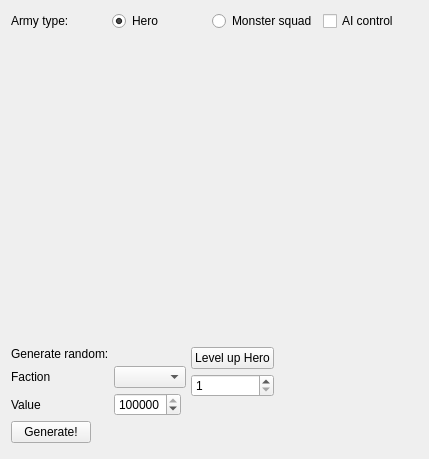
<?xml version="1.0" encoding="UTF-8"?>
<ui version="4.0">
 <class>ArmyConfigWidget</class>
 <widget class="QWidget" name="ArmyConfigWidget">
  <property name="geometry">
   <rect>
    <x>0</x>
    <y>0</y>
    <width>429</width>
    <height>459</height>
   </rect>
  </property>
  <property name="windowTitle">
   <string>Form</string>
  </property>
  <layout class="QVBoxLayout" name="verticalLayout" stretch="0,1,0">
   <item>
    <layout class="QHBoxLayout" name="horLayout_1">
     <item>
      <widget class="QLabel" name="label_2">
       <property name="text">
        <string>Army type:</string>
       </property>
      </widget>
     </item>
     <item>
      <widget class="QRadioButton" name="radioButtonHero">
       <property name="text">
        <string>Hero</string>
       </property>
       <property name="checked">
        <bool>true</bool>
       </property>
      </widget>
     </item>
     <item>
      <widget class="QRadioButton" name="radioButtonSquad">
       <property name="text">
        <string>Monster squad</string>
       </property>
      </widget>
     </item>
     <item>
      <widget class="QCheckBox" name="checkBoxAIControl">
       <property name="text">
        <string>AI control</string>
       </property>
      </widget>
     </item>
    </layout>
   </item>
   <item>
    <widget class="QStackedWidget" name="stackedWidget">
     <widget class="FreeHeroes::Gui::HeroWithArmyConfigWidget" name="heroWithArmyConfigWidget"/>
     <widget class="FreeHeroes::Gui::MonsterSquadConfigWidget" name="monsterSquadConfigWidget"/>
    </widget>
   </item>
   <item>
    <layout class="QHBoxLayout" name="horizontalLayout_2">
     <property name="spacing">
      <number>5</number>
     </property>
     <property name="rightMargin">
      <number>0</number>
     </property>
     <property name="bottomMargin">
      <number>0</number>
     </property>
     <item>
      <layout class="QFormLayout" name="formLayout">
       <property name="fieldGrowthPolicy">
        <enum>QFormLayout::FieldsStayAtSizeHint</enum>
       </property>
       <property name="bottomMargin">
        <number>0</number>
       </property>
       <item row="1" column="0">
        <widget class="QLabel" name="label">
         <property name="text">
          <string>Faction</string>
         </property>
        </widget>
       </item>
       <item row="1" column="1">
        <widget class="QComboBox" name="comboBoxFactionSelect"/>
       </item>
       <item row="2" column="0">
        <widget class="QLabel" name="label_3">
         <property name="text">
          <string>Value</string>
         </property>
        </widget>
       </item>
       <item row="4" column="0">
        <widget class="QPushButton" name="pushButtonGenerateArmy">
         <property name="text">
          <string>Generate!</string>
         </property>
        </widget>
       </item>
       <item row="5" column="0">
        <spacer name="verticalSpacer">
         <property name="orientation">
          <enum>Qt::Vertical</enum>
         </property>
         <property name="sizeHint" stdset="0">
          <size>
           <width>20</width>
           <height>0</height>
          </size>
         </property>
        </spacer>
       </item>
       <item row="2" column="1">
        <layout class="QHBoxLayout" name="horizontalLayout">
         <property name="leftMargin">
          <number>0</number>
         </property>
         <item>
          <widget class="QSpinBox" name="spinBoxArmyValue">
           <property name="minimum">
            <number>100</number>
           </property>
           <property name="maximum">
            <number>1000000</number>
           </property>
           <property name="value">
            <number>100000</number>
           </property>
          </widget>
         </item>
        </layout>
       </item>
       <item row="0" column="0">
        <widget class="QLabel" name="label_15">
         <property name="text">
          <string>Generate random:</string>
         </property>
        </widget>
       </item>
      </layout>
     </item>
     <item>
      <layout class="QVBoxLayout" name="verticalLayout_2">
       <property name="leftMargin">
        <number>0</number>
       </property>
       <property name="rightMargin">
        <number>0</number>
       </property>
       <item>
        <widget class="QPushButton" name="pushButtonLevelUpHero">
         <property name="text">
          <string>Level up Hero</string>
         </property>
        </widget>
       </item>
       <item>
        <widget class="QSpinBox" name="spinBoxLevelUpsCount">
         <property name="minimum">
          <number>1</number>
         </property>
         <property name="maximum">
          <number>75</number>
         </property>
        </widget>
       </item>
       <item>
        <spacer name="verticalSpacer_2">
         <property name="orientation">
          <enum>Qt::Vertical</enum>
         </property>
         <property name="sizeHint" stdset="0">
          <size>
           <width>20</width>
           <height>40</height>
          </size>
         </property>
        </spacer>
       </item>
      </layout>
     </item>
     <item>
      <spacer name="horizontalSpacer">
       <property name="orientation">
        <enum>Qt::Horizontal</enum>
       </property>
       <property name="sizeHint" stdset="0">
        <size>
         <width>40</width>
         <height>20</height>
        </size>
       </property>
      </spacer>
     </item>
    </layout>
   </item>
  </layout>
 </widget>
 <customwidgets>
  <customwidget>
   <class>FreeHeroes::Gui::HeroWithArmyConfigWidget</class>
   <extends>QWidget</extends>
   <header>HeroWithArmyConfigWidget.hpp</header>
  </customwidget>
  <customwidget>
   <class>FreeHeroes::Gui::MonsterSquadConfigWidget</class>
   <extends>QWidget</extends>
   <header>MonsterSquadConfigWidget.hpp</header>
  </customwidget>
 </customwidgets>
 <resources/>
 <connections/>
</ui>
